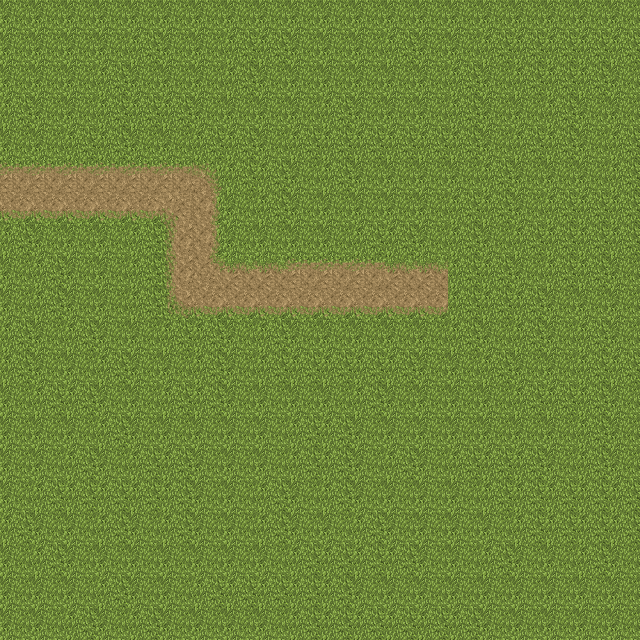

This is a level from a 2D game, rendered from its Tiled map with the project's own tilesets. A one-line summary and the map file follow, with tile-layer data summarised:
An orthogonal 20x20 tile map with 32x32 px tiles, 1 tile layer (Ground), 2 tilesets and 27 objects (blocked).

<map version="1.0" orientation="orthogonal" width="20" height="20" tilewidth="32" tileheight="32">
 <tileset firstgid="1" name="grass-tiles-2-small" tilewidth="32" tileheight="32">
  <image source="tileset/grass-tiles-2-small.png" width="384" height="192" />
 </tileset>
 <tileset firstgid="73" name="Anya" tilewidth="32" tileheight="32">
  <image source="tileset/anya.png" width="384" height="384" />
 </tileset>
 <layer name="Ground" width="20" height="20">
  <data>[400 cells, 400 non-empty, 11 distinct tile ids]</data>
 </layer>
 <objectgroup name="Blocking" width="20" height="20">
  <object x="352" y="384" width="32" height="32">
   <properties>
    <property name="blocked" value="true" />
   </properties>
  </object>
  <object x="320" y="384" width="32" height="32">
   <properties>
    <property name="blocked" value="true" />
   </properties>
  </object>
  <object x="288" y="352" width="32" height="32">
   <properties>
    <property name="blocked" value="true" />
   </properties>
  </object>
  <object x="256" y="352" width="32" height="32">
   <properties>
    <property name="blocked" value="true" />
   </properties>
  </object>
  <object x="192" y="256" width="32" height="32">
   <properties>
    <property name="blocked" value="true" />
   </properties>
  </object>
  <object x="224" y="256" width="32" height="32">
   <properties>
    <property name="blocked" value="true" />
   </properties>
  </object>
  <object x="224" y="224" width="32" height="32">
   <properties>
    <property name="blocked" value="true" />
   </properties>
  </object>
  <object x="224" y="384" width="32" height="32">
   <properties>
    <property name="blocked" value="true" />
   </properties>
  </object>
  <object x="192" y="384" width="32" height="32">
   <properties>
    <property name="blocked" value="true" />
   </properties>
  </object>
  <object x="224" y="416" width="32" height="32">
   <properties>
    <property name="blocked" value="true" />
   </properties>
  </object>
  <object x="128" y="416" width="32" height="32">
   <properties>
    <property name="blocked" value="true" />
   </properties>
  </object>
  <object x="128" y="320" width="32" height="32">
   <properties>
    <property name="blocked" value="true" />
   </properties>
  </object>
 </objectgroup>
 <objectgroup name="Props" width="20" height="20">
  <object gid="153" x="224" y="268" />
  <object gid="153" x="209" y="293" />
  <object gid="153" x="352" y="251" />
  <object gid="153" x="217" y="425" />
  <object gid="193" x="128" y="352">
   <properties>
    <property name="blocked" value="true" />
   </properties>
  </object>
  <object name="Blocked" type="blocked" gid="206" x="320" y="416">
   <properties>
    <property name="blocked" value="true" />
   </properties>
  </object>
  <object gid="207" x="352" y="416">
   <properties>
    <property name="blocked" value="true" />
   </properties>
  </object>
  <object gid="163" x="128" y="448">
   <properties>
    <property name="blocked" value="true" />
   </properties>
  </object>
  <object gid="175" x="256" y="384" />
  <object gid="176" x="288" y="384">
   <properties>
    <property name="blocked" value="true" />
   </properties>
  </object>
  <object gid="103" x="448" y="288" />
  <object gid="103" x="448" y="320" />
  <object gid="103" x="448" y="320" />
  <object gid="103" x="448" y="320" />
  <object gid="122" x="512" y="32" />
 </objectgroup>
</map>
